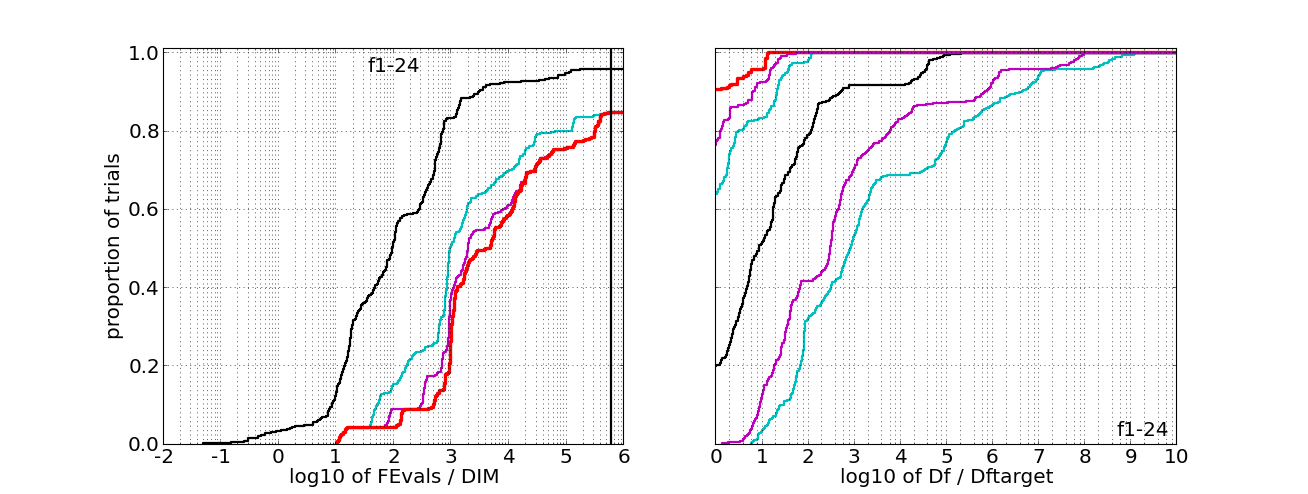

This chart was generated by the following Python code:
#!/usr/bin/env python
# -*- coding: utf-8 -*-

import urllib
import tarfile
import glob
from pylab import *
ion() # may be needed for figures to be shown when executing the script

import bbob_pproc as bb

# Collect and unarchive data (3.4MB)
dataurl = 'http://coco.lri.fr/BBOB2009/pythondata/BIPOP-CMA-ES.tar.gz'
filename, headers = urllib.urlretrieve(dataurl)
archivefile = tarfile.open(filename)
archivefile.extractall()

# Empirical cumulative distribution function figure
from bbob_pproc import pprldistr
ds = bb.load(glob.glob('BBOB2009pythondata/BIPOP-CMA-ES/ppdata_f0*_20.pickle'))
figure()
pprldistr.plot(ds)
pprldistr.beautify() # resize the window to view whole figure
